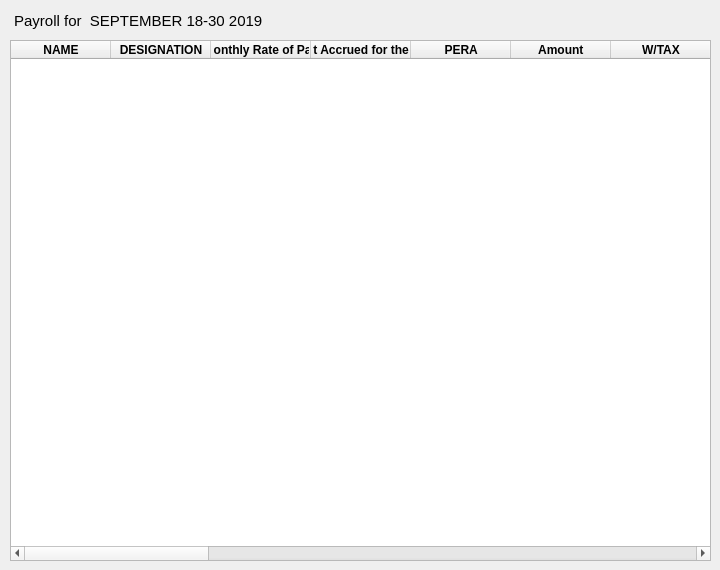
    <widget class="QWidget" name="tab_3">
     <attribute name="title">
      <string>payroll_view</string>
     </attribute>
     <widget class="QLabel" name="label_5">
      <property name="geometry">
       <rect>
        <x>10</x>
        <y>10</y>
        <width>341</width>
        <height>21</height>
       </rect>
      </property>
      <property name="font">
       <font>
        <pointsize>11</pointsize>
       </font>
      </property>
      <property name="text">
       <string> Payroll for  SEPTEMBER 18-30 2019</string>
      </property>
     </widget>
     <widget class="QPushButton" name="payroll_view_quit">
      <property name="geometry">
       <rect>
        <x>440</x>
        <y>0</y>
        <width>41</width>
        <height>41</height>
       </rect>
      </property>
      <property name="toolTip">
       <string>&lt;html&gt;&lt;head/&gt;&lt;body&gt;&lt;p&gt;cancel&lt;/p&gt;&lt;/body&gt;&lt;/html&gt;</string>
      </property>
      <property name="text">
       <string/>
      </property>
      <property name="icon">
       <iconset resource="icons.qrc">
        <normaloff>:/icons/cancel.png</normaloff>:/icons/cancel.png</iconset>
      </property>
      <property name="iconSize">
       <size>
        <width>32</width>
        <height>32</height>
       </size>
      </property>
      <property name="flat">
       <bool>true</bool>
      </property>
     </widget>
     <widget class="QPushButton" name="payroll_view_print">
      <property name="geometry">
       <rect>
        <x>400</x>
        <y>0</y>
        <width>41</width>
        <height>41</height>
       </rect>
      </property>
      <property name="toolTip">
       <string>&lt;html&gt;&lt;head/&gt;&lt;body&gt;&lt;p&gt;print payroll&lt;/p&gt;&lt;/body&gt;&lt;/html&gt;</string>
      </property>
      <property name="text">
       <string/>
      </property>
      <property name="icon">
       <iconset resource="icons.qrc">
        <normaloff>:/icons/print.png</normaloff>:/icons/print.png</iconset>
      </property>
      <property name="iconSize">
       <size>
        <width>32</width>
        <height>32</height>
       </size>
      </property>
      <property name="flat">
       <bool>true</bool>
      </property>
     </widget>
     <widget class="QPushButton" name="payroll_view_excel">
      <property name="geometry">
       <rect>
        <x>360</x>
        <y>0</y>
        <width>41</width>
        <height>41</height>
       </rect>
      </property>
      <property name="toolTip">
       <string>&lt;html&gt;&lt;head/&gt;&lt;body&gt;&lt;p&gt;open in excel&lt;/p&gt;&lt;/body&gt;&lt;/html&gt;</string>
      </property>
      <property name="text">
       <string/>
      </property>
      <property name="icon">
       <iconset resource="icons.qrc">
        <normaloff>:/icons/xls.png</normaloff>:/icons/xls.png</iconset>
      </property>
      <property name="iconSize">
       <size>
        <width>32</width>
        <height>32</height>
       </size>
      </property>
      <property name="flat">
       <bool>true</bool>
      </property>
     </widget>
     <widget class="QTableWidget" name="payroll_view_table_widget">
      <property name="geometry">
       <rect>
        <x>10</x>
        <y>40</y>
        <width>701</width>
        <height>521</height>
       </rect>
      </property>
      <column>
       <property name="text">
        <string>   NAME   </string>
       </property>
       <property name="font">
        <font>
         <weight>75</weight>
         <bold>true</bold>
        </font>
       </property>
      </column>
      <column>
       <property name="text">
        <string>   DESIGNATION   </string>
       </property>
       <property name="font">
        <font>
         <weight>75</weight>
         <bold>true</bold>
        </font>
       </property>
      </column>
      <column>
       <property name="text">
        <string>   Monthly Rate of Pay   </string>
       </property>
       <property name="font">
        <font>
         <weight>75</weight>
         <bold>true</bold>
        </font>
       </property>
      </column>
      <column>
       <property name="text">
        <string>   Amount Accrued for the Period   </string>
       </property>
       <property name="font">
        <font>
         <weight>75</weight>
         <bold>true</bold>
        </font>
       </property>
      </column>
      <column>
       <property name="text">
        <string>   PERA   </string>
       </property>
       <property name="font">
        <font>
         <weight>75</weight>
         <bold>true</bold>
        </font>
       </property>
      </column>
      <column>
       <property name="text">
        <string>   Amount   </string>
       </property>
       <property name="font">
        <font>
         <weight>75</weight>
         <bold>true</bold>
        </font>
       </property>
      </column>
      <column>
       <property name="text">
        <string>   W/TAX   </string>
       </property>
       <property name="font">
        <font>
         <weight>75</weight>
         <bold>true</bold>
        </font>
       </property>
      </column>
      <column>
       <property name="text">
        <string>   GSIS EDUC'L. LOAN   </string>
       </property>
       <property name="font">
        <font>
         <weight>75</weight>
         <bold>true</bold>
        </font>
       </property>
      </column>
      <column>
       <property name="text">
        <string>   PAG-IBIG PERSONAL   </string>
       </property>
       <property name="font">
        <font>
         <weight>75</weight>
         <bold>true</bold>
        </font>
       </property>
      </column>
      <column>
       <property name="text">
        <string>   PAG-IBIG GOV'T   </string>
       </property>
       <property name="font">
        <font>
         <weight>75</weight>
         <bold>true</bold>
        </font>
       </property>
      </column>
      <column>
       <property name="text">
        <string>   PAG-IBIG MPL   </string>
       </property>
       <property name="font">
        <font>
         <weight>75</weight>
         <bold>true</bold>
        </font>
       </property>
      </column>
      <column>
       <property name="text">
        <string>   PAG-IBIG CALAMITY LOAN   </string>
       </property>
       <property name="font">
        <font>
         <weight>75</weight>
         <bold>true</bold>
        </font>
       </property>
      </column>
      <column>
       <property name="text">
        <string>   PAG-IBIG HOUSING LOAN   </string>
       </property>
       <property name="font">
        <font>
         <weight>75</weight>
         <bold>true</bold>
        </font>
       </property>
      </column>
      <column>
       <property name="text">
        <string>   PHILHEALTH PERSONAL   </string>
       </property>
       <property name="font">
        <font>
         <weight>75</weight>
         <bold>true</bold>
        </font>
       </property>
      </column>
      <column>
       <property name="text">
        <string>   PHILHEALTH GOV'T   </string>
       </property>
       <property name="font">
        <font>
         <weight>75</weight>
         <bold>true</bold>
        </font>
       </property>
      </column>
      <column>
       <property name="text">
        <string>   RURAL BANK OF PILAR   </string>
       </property>
       <property name="font">
        <font>
         <weight>75</weight>
         <bold>true</bold>
        </font>
       </property>
      </column>
      <column>
       <property name="text">
        <string>   GEMPCO Reg. Loan   </string>
       </property>
       <property name="font">
        <font>
         <weight>75</weight>
         <bold>true</bold>
        </font>
       </property>
      </column>
      <column>
       <property name="text">
        <string>   GEMPCO-EDUCL. LOAN   </string>
       </property>
       <property name="font">
        <font>
         <weight>75</weight>
         <bold>true</bold>
        </font>
       </property>
      </column>
      <column>
       <property name="text">
        <string>   SOPRECCO REG. LOAN   </string>
       </property>
       <property name="font">
        <font>
         <weight>75</weight>
         <bold>true</bold>
        </font>
       </property>
      </column>
      <column>
       <property name="text">
        <string>   SOPRECCO-EDUCL. LOAN   </string>
       </property>
       <property name="font">
        <font>
         <weight>75</weight>
         <bold>true</bold>
        </font>
       </property>
      </column>
      <column>
       <property name="text">
        <string>   SOPRECCO SHARE   </string>
       </property>
       <property name="font">
        <font>
         <weight>75</weight>
         <bold>true</bold>
        </font>
       </property>
      </column>
      <column>
       <property name="text">
        <string>   Amount Due   </string>
       </property>
       <property name="font">
        <font>
         <weight>75</weight>
         <bold>true</bold>
        </font>
       </property>
      </column>
     </widget>
    </widget>
